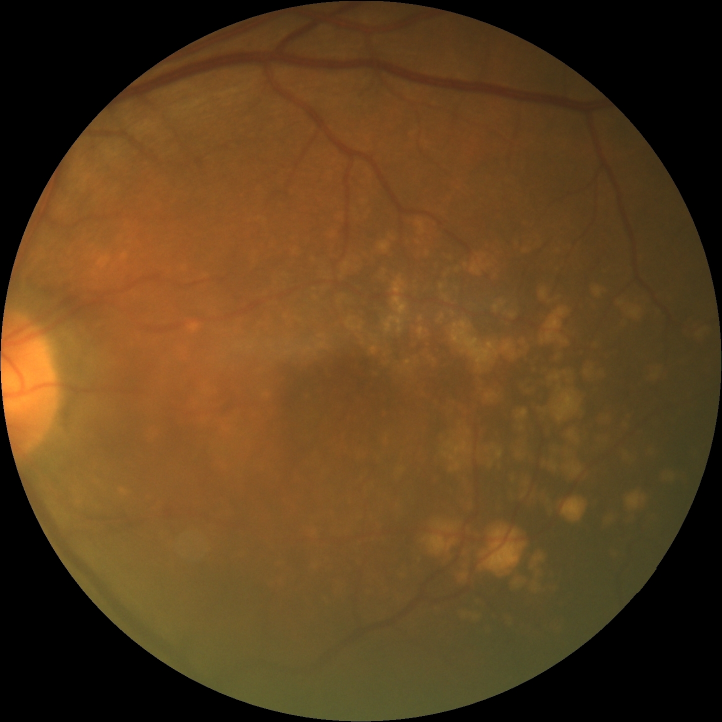
%> input picture immaginiTest/AMD/A0068.jpg, 1444 x 1444 px (shown at 1/2 size)
$ octave main.m   (GNU Octave 9; MATLAB toolbox functions it lacks are replaced by stand-ins)
%> lines starting %> are read from the running program, lines starting %| are printed output that depends on the picture; in (x1, y1, x2, y2) boxes, pixels count from 0 and x2, y2 are one past the last pixel; in counts of white or black regions, pixels touching at a corner belong together; the program's own positions count from 1
### codice definitivo/myfunction.m
function matrix = myfunction(mask,x,y)
boundaries = bwboundaries(mask);
boundaries = boundaries{1,1};
numberOfBoundaries = size(boundaries);
numberOfBoundaries = numberOfBoundaries(1);
Matrix = ones(numberOfBoundaries,3);
%ho impostato un ciclo for per trovare la distanza massima e le coordinate
%del punto alla massima distanza dal centro del disco ottico)
for k = 1:numberOfBoundaries
    distance = sqrt( (x - boundaries(k,2) )^2 + (y - boundaries(k) )^2 );
    Matrix(k, :) = [distance boundaries(k,2) boundaries(k)];
end
SortedMatrix = sortrows(Matrix,"descend");
matrix = SortedMatrix;

### codice definitivo/main.m
%% 0 Pulisco l'ambiente
close all;
clear all;
clc;
[File_Name, Path_Name] = uigetfile({'*.jpg'},'Select a image file');
%> the answer given: ../immaginiTest/AMD/A0068.jpg
File_Path = fullfile(Path_Name, File_Name);
%% 1. Trovo il disco ottico
%Inizializzo l'immagine
I_rgb = imread(File_Path);
%> I_rgb is the input picture: size 1444x1444x3 uint8; mean R, G, B 93.3, 63.8, 29.1
%Estraggo il canale verde dell'immagine
I_g = I_rgb(:,:,2); %%canale verde
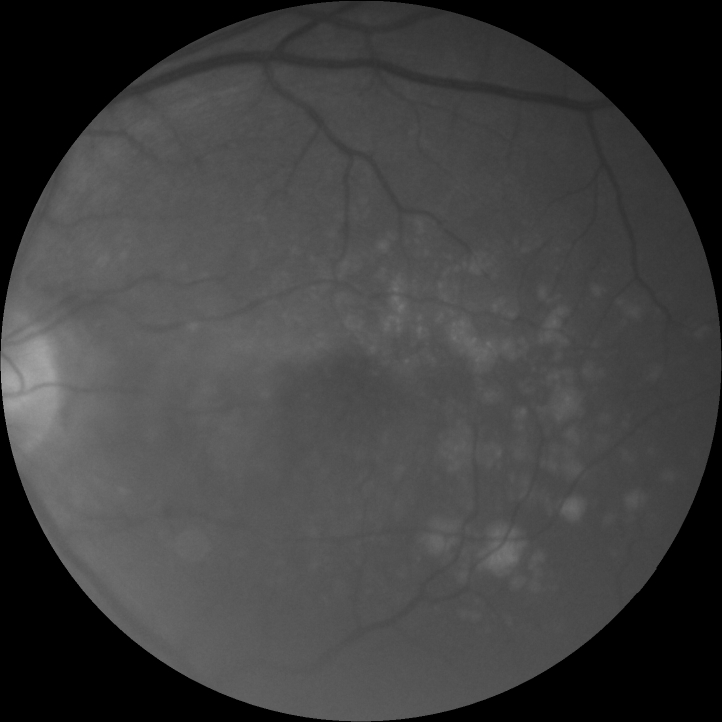
%> I_g: size 1444x1444 uint8 (shown at 1/2 size); min 0, max 167, mean 63.8
I_green = adapthisteq(I_g); %% canale verde equalizzato
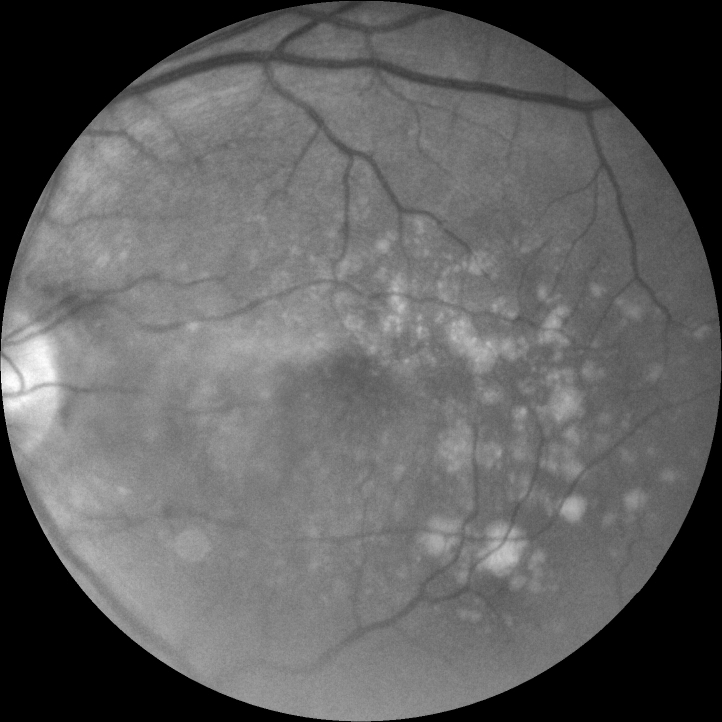
%> I_green: size 1444x1444 uint8 (shown at 1/2 size); min 0, max 255, mean 95.6
%Effettuo il thresholding secondo le direttive dell'articolo per individuare
%il disco ottico
%Prima di tutto, trovo la maschera del disco ottico
mask1 = bwconvhull(I_green > 218); % maschera del disco ottico
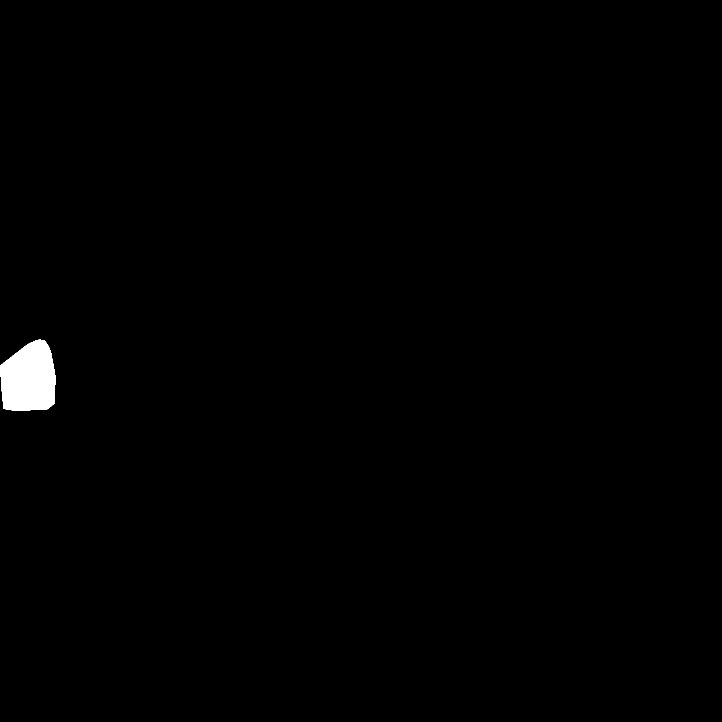
%> mask1: size 1444x1444 logical (shown at 1/2 size); 0.62% white; 1 white region, box (x1, y1, x2, y2) and area: (1, 679, 111, 821) 12829
%Uso la funzione regionprops per trovare le coordinate del centro
props = regionprops(mask1, I_green, 'WeightedCentroid');
%> props = {WeightedCentroid [59.48 757.6]}
%centro disco ottico (xCenter,yC% enter)
xCenter= props.WeightedCentroid(1);
%> xCenter = 59.48
yCenter= props.WeightedCentroid(2);
%> yCenter = 757.6
subplot(1,2,1),imshow(I_g),title('Canale Verde');
%verifico che il punto trovato coincida con il centro del disco ottico
xline(xCenter, 'LineWidth', 2,'Color', 'r')
yline(yCenter, 'LineWidth', 2,'Color', 'r')
subplot(1,2,2),imshow(mask1),title('Maschera del disco ottico');
axis("on",'image');
hold on;
xline(xCenter, 'LineWidth', 2,'Color', 'r')
yline(yCenter, 'LineWidth', 2,'Color', 'r')
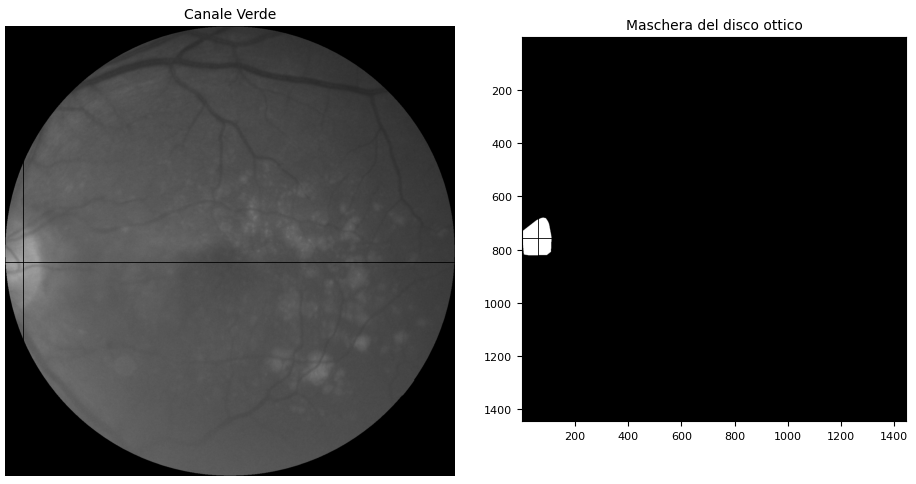
%> figure redrawn from the program's plot data, 2 panels
%% 2. Trovo il raggio ed il centro della Roi
% Raggio della Roi a 3 volte il diametro del disco ottico
matrix = myfunction(mask1,xCenter,yCenter);
%> in myfunction, `boundaries = bwboundaries(mask);`: boundaries = 1 boundary; box (x1, y1, x2, y2) and points: (1, 679, 111, 821) 403
%> in myfunction, `boundaries = boundaries{1,1};`: boundaries = 403 rows, first 12: [731 2; 730 3; 729 4; 729 5; 728 6; 727 7; 726 8; 726 9; 725 10; 724 11; 723 12; 722 13]
%> in myfunction, `numberOfBoundaries = size(boundaries);`: numberOfBoundaries = [403 2]
%> in myfunction, `numberOfBoundaries = numberOfBoundaries(1);`: numberOfBoundaries = 403
%> the loop in myfunction, `for k = 1:numberOfBoundaries` made 403 passes
%> distance on passes 1 to 3: 63.35, 62.87, 62.43
%> after the loop in myfunction, `for k = 1:numberOfBoundaries`: Matrix = 403 rows, first 12: [63.35 2 731; 62.87 3 730; 62.43 4 729; 61.54 5 729; 61.14 6 728; 60.76 7 727; 60.42 8 726; 59.57 9 726; 59.27 10 725; 59 11 724; 58.77 12 723; 58.56 13 722]
%> the run ends on the next line
